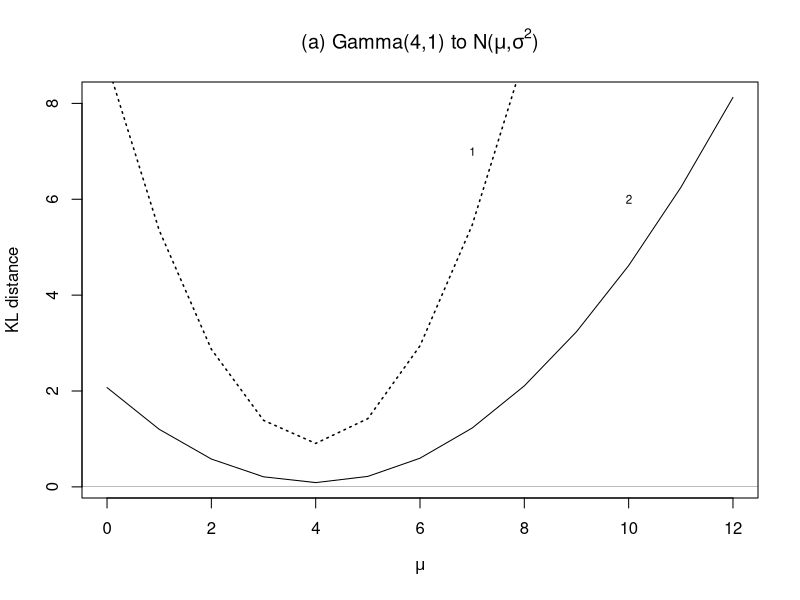
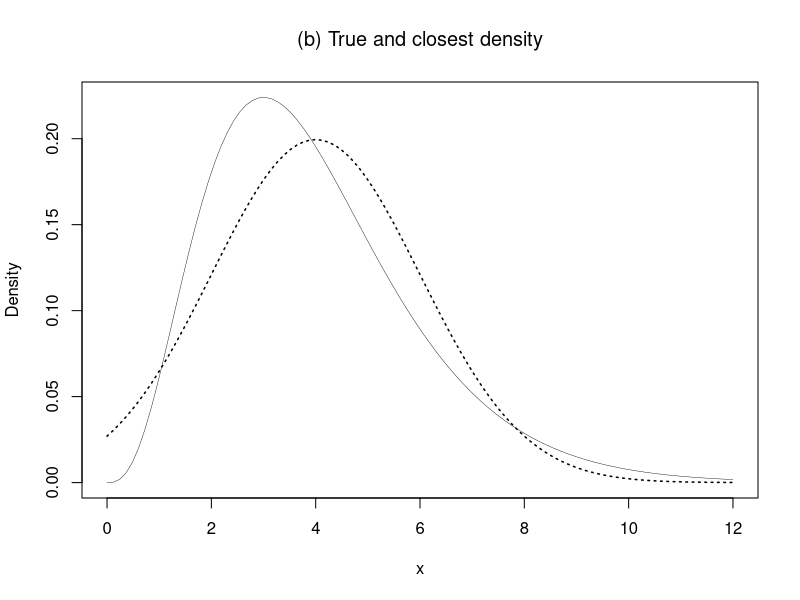

These figures' R source, in order:
# Example 13.3

# distance to gamma:
set.seed(13)

bt<- 4
  x<- rgamma(10000,bt)
  meang<- mean(log(dgamma(x,bt)))
  mu<- 0:12
  sig<-sqrt(bt)

kl<-NULL
for (i in 1:length(mu)){
  meanf<- mean(log(dnorm(x,mu[i],sig)))
  kl<- c(kl,meang- meanf)
 }

plot(mu,kl,type='n',xlab=expression(mu),
  ylab='KL distance')
  lines(mu,kl)
  print(min(kl))
  title(expression(paste('(a) Gamma(4,1) to N(',mu,',',sigma^2,')')))

sig<- 1
kl<-NULL
for (i in 1:length(mu)){
  meanf<- mean(log(dnorm(x,mu[i],sig)))
  kl<- c(kl,meang- meanf)
 }
lines(mu,kl,lty='dotted',lwd=1.52)
  abline(h=0,lwd=.3)
  text(7,7,'1',cex=.7)
  text(10,6,'2',cex=.7)

x<- seq(0,12,len=100)
plot(x,dgamma(x,bt),xlab='x',ylab='Density',type='n')
  lines(x,dgamma(x,bt),lwd=.4)
  lines(x,dnorm(x,bt,sqrt(bt)),lty='dotted',lwd=1.52)
  title(expression('(b) True and closest density'))
